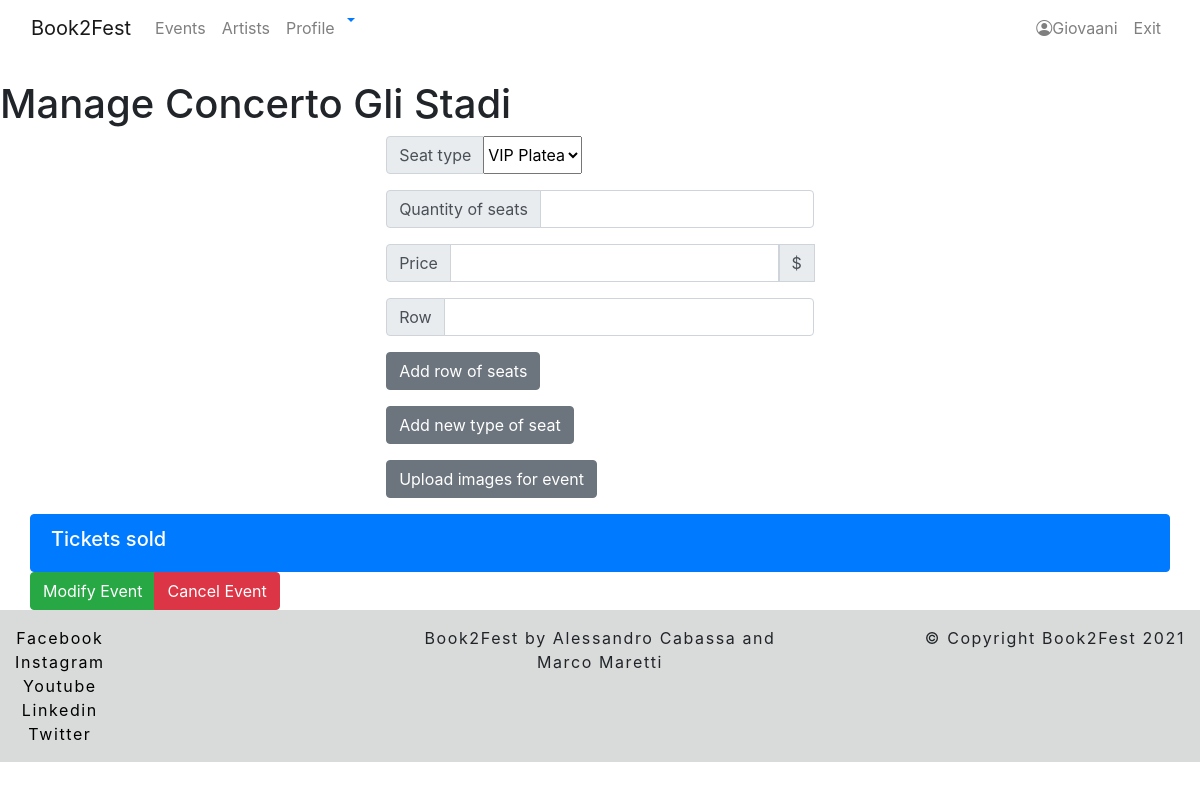
Before: /book2fest/event/8/manage-seat (signed in) with the older database file.
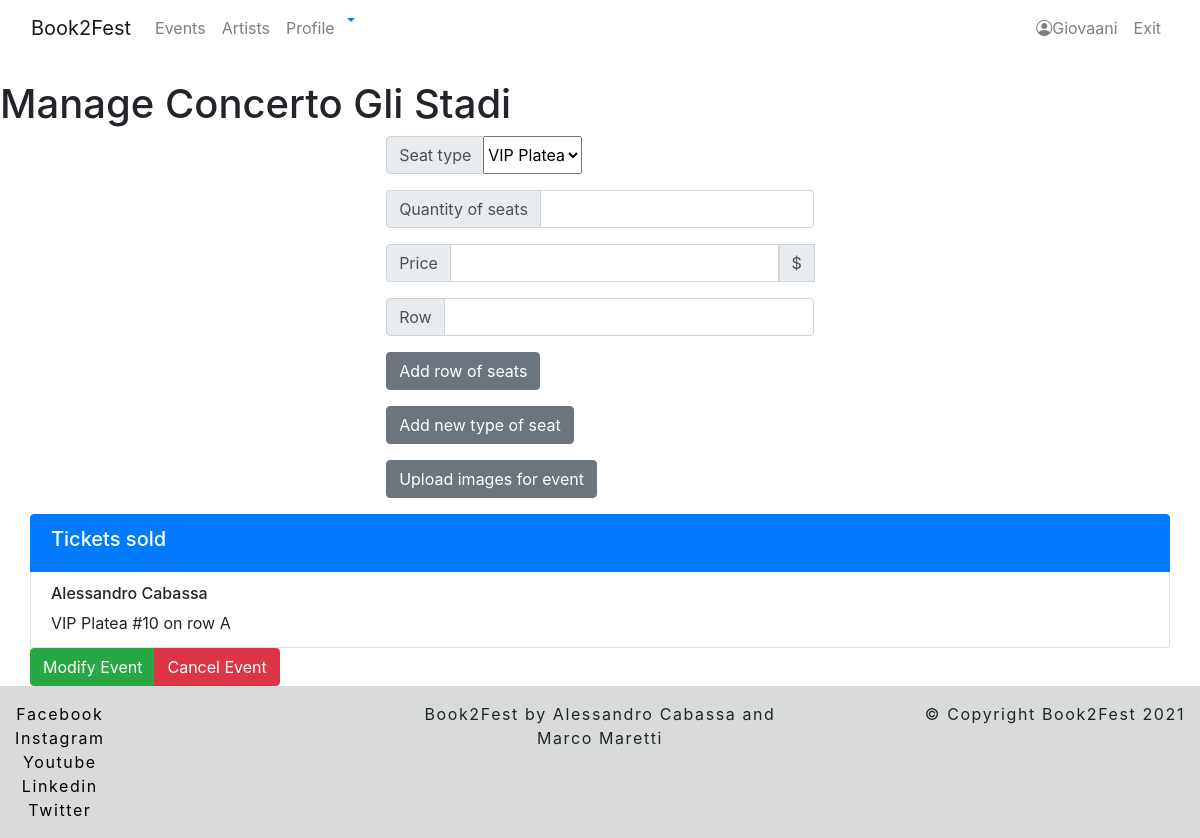
After: the same page with the newer database file.
### book2fest/models.py (models this page shows, shortened)
class Ticket(models.Model):
    seat = models.OneToOneField(Seat, related_name='ticket_seat', on_delete=models.CASCADE)
    user = models.ForeignKey(UserProfile, related_name="ticket_user", on_delete=models.CASCADE)
    delivery = models.ForeignKey(Delivery, related_name='ticket_delivery', on_delete=models.CASCADE)

class UserProfile(models.Model):
    user = models.OneToOneField(User, related_name='user_profile', on_delete=models.CASCADE)

class Seat(models.Model):   #TODO: i seats servono per tutti gli eventi?
    event = models.ForeignKey(EventProfile, related_name='seat_event', on_delete=models.CASCADE)
    name = models.CharField(max_length=32)
    row = models.CharField(max_length=1, blank=True)
    number = models.CharField(max_length=4, blank=True)
    price = models.FloatField()
    available = models.BooleanField(default=True)
    seat_type = models.ForeignKey(SeatType, related_name='seat_type', on_delete=models.CASCADE)

class SeatType(models.Model):
    name = models.CharField(max_length=32)

### book2fest/views.py (the view, shortened to what this page needs)
# urls.py: path('event/<int:pk>/manage-seat', ManageSeat.as_view(), name='manage-seat' ),
class ManageSeat(LoginRequiredMixin, OrganizerRequiredMixin, EventOwnerMixin, View):
    event_profile = None
    event_id = None
    def get(self, request, **kwargs):
        seat_types = SeatType.objects.all()
        event_seats = Seat.objects.all().filter(event=self.event_profile)
        event_tickets = Ticket.objects.all().filter(seat__in=event_seats).order_by('seat__row','seat__number')
        context = {'event': self.event_profile, 'seat_types': seat_types, 'tickets':event_tickets}
        return render(request, 'book2fest/seat/create.html', context)

### book2fest/mixin.py (called while the page is built)
    def dispatch(self, request, *args, **kwargs):
        try:
            self.profile = OrganizerProfile.objects.get(user=request.user)
            return super().dispatch(request, *args, **kwargs)
        except ObjectDoesNotExist:
            messages.error(request, "You have no authorization to access this page." )
            return redirect('book2fest:user-profile')

    def dispatch(self, request, *args, **kwargs):
        try:
            self.event_profile = EventProfile.objects.get(pk=kwargs.get('pk')) # checks if event exists
            if self.profile: #check id user is logged in
                if self.event_profile.user == self.profile: #checks if user is owner
                    return super().dispatch(request, *args, **kwargs)
        except ObjectDoesNotExist:
            messages.error(request,
                           "Ops.. something went wrong with your request. We can't find the page you are looking for :(")
            return redirect('homepage')
        messages.error(request,
                       "Ops.. something went wrong with your request. It seems that you are not authorized :(")
        return redirect('homepage')

### book2fest/templates/book2fest/seat/create.html (shortened to what the changed rows need)
{% extends 'base.html' %}
{% load crispy_forms_tags %}
{% block content %}
    <h1>Manage {{event.event_name}}</h1>
        <main class="content">
                <div class="col-md-auto">
                <div class="col-md-auto" style="overflow-y: scroll">
                    <ol class="list-group list-group-numbered" >
                        {% for ticket in tickets %}
                            <li class="list-group-item d-flex justify-content-between align-items-start">
                                <div class="ms-2 me-auto">
                                    <div class="fw-bold"><h6>{{ ticket.user.user.first_name }} {{ ticket.user.user.last_name }}</h6></div>
                                    {{ ticket.seat.seat_type.name }} #{{ ticket.seat.number}} on row {{ ticket.seat.row }}
                                </div>
                            </li>
                        {% endfor %}
                    </ol>
                </div>
                </div>
        </main>
{% endblock %}

Changed rows visible on the page:
added Ticket: user.user.first_name "Alessandro", user.user.last_name "Cabassa", seat.seat_type.name "VIP Platea", seat.number "10", seat.row "A"
